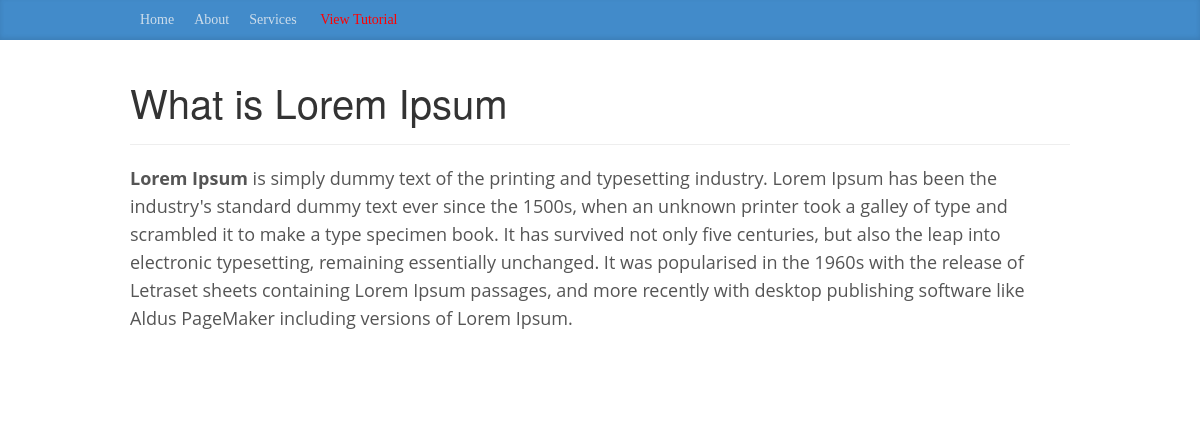
The page / on the database its author committed.
### tables this page shows
CREATE TABLE IF NOT EXISTS `webpages` (
  `id` int(9) NOT NULL AUTO_INCREMENT,
  `Title` varchar(255) NOT NULL,
  `URL` varchar(255) NOT NULL,
  `Keywords` varchar(150) NOT NULL,
  `Description` varchar(250) DEFAULT NULL,
  `PageDetails` varchar(5000) DEFAULT NULL,
  `PageName` varchar(90) DEFAULT NULL,
  `PageType` int(3) DEFAULT NULL,
  PRIMARY KEY (`id`)
);

### admin/pages/pageClass.php (called while the page is built, shortened)
<?php
class pagesClass extends connectionClass{
    public function listPages(){
        $list="select * from webpages Order By Id ";
        $result=  $this->query($list);
        $count=  $result->num_rows;
        if($count < 1){}else{
            while($row= $result->fetch_array(3)){
                $arr[]= $row;
            }
            return $arr;
        }
    }
    public function particularPageSlug($id) {
        $list="select * from webpages where URL='$id'";
        $result=  $this->query($list);
        $count=  $result->num_rows;
        if($count < 1){}else{
            while($row= $result->fetch_array(3)){
                return $row;
            }
        }
    }
}

### index.php (the view, shortened to what this page needs)
<?php
include_once 'admin/pages/pageClass.php';
$pageClass=new pagesClass();
$pageList=$pageClass->listPages();
$pid=$_GET[pid];
if($pid==""){
    $pageDetails=$pageClass->particularPageSlug($pageList[0]['URL']);
}
else
{
    $pageDetails=$pageClass->particularPageSlug($pid);
    if($pageDetails[id]==""){
        header("location:404.php");
    }
}
?>
<!DOCTYPE html>
<html lang="en">
  <head>
    <link href="css/bootstrap.min.css" rel="stylesheet">
    <link href="css/blog.css" rel="stylesheet">
  </head>
  <body>
    <div class="blog-masthead">
      <div class="container">
        <nav class="blog-nav">
            <?php
                    if(count($pageList)){
                        foreach ($pageList as $value) {
                            echo '<a class="blog-nav-item" href="'.$value[URL].'">'.$value[PageName].'</a>';
                        }
                    }
            ?>
            <a class="blog-nav-item" style="color:red" href="http://www.vivekmoyal.in/create-cms-using-php-with-seo-friendly-urls/">View Tutorial</a>
        </nav>
      </div>
    </div>
    <div class="container">
      <div class="blog-header">
      </div>
      <div class="row">
        <div class="col-sm-12 blog-main">
          <div class="blog-post">
            <h2 class="blog-post-title"><?php echo $pageDetails["Title"] ?></h2>
            <hr>
            <?php echo $pageDetails["PageDetails"] ?>
          </div>
        </div>
      </div>
    </div>
  </body>
</html>

### css/blog.css (style rules this page uses)
body { font-family: Georgia, "Times New Roman", Times, serif; color: #555; }
h1, .h1, h2, .h2, h3, .h3, h4, .h4, h5, .h5, h6, .h6 { margin-top: 0; font-family: "Helvetica Neue", Helvetica, Arial, sans-serif; font-weight: normal; color: #333; }
@media (min-width: 1200px) { .container { width: 970px; } }
.blog-masthead { background-color: #428bca; -webkit-box-shadow: inset 0 -2px 5px rgba(0,0,0,.1); box-shadow: inset 0 -2px 5px rgba(0,0,0,.1); }
.blog-nav-item { position: relative; display: inline-block; padding: 10px; font-weight: 500; color: #cdddeb; }
.blog-header { padding-top: 20px; padding-bottom: 20px; }
.blog-main { font-size: 18px; line-height: 1.5; }
.blog-post { margin-bottom: 60px; }
.blog-post-title { margin-bottom: 5px; font-size: 40px; }

### rows shown on the page
webpages: PageName "Home", Title "What is Lorem Ipsum", PageDetails "Lorem Ipsum is simply dummy text of the printing and typesetting industry. Lorem Ipsum has been the industry's standard dummy text ever since the 1500s, when an unknown printer took a galley of type and scrambled it to make a type specimen book. It has survived not only five centuries, but also the leap into electronic typesetting, remaining essentially unchanged. It was popularised in the 1960s with the release of Letraset sheets containing Lorem Ipsum passages, and more recently with desktop publishing software like Aldus PageMaker including versions of Lorem Ipsum."
webpages: PageName "About"
webpages: PageName "Services"
